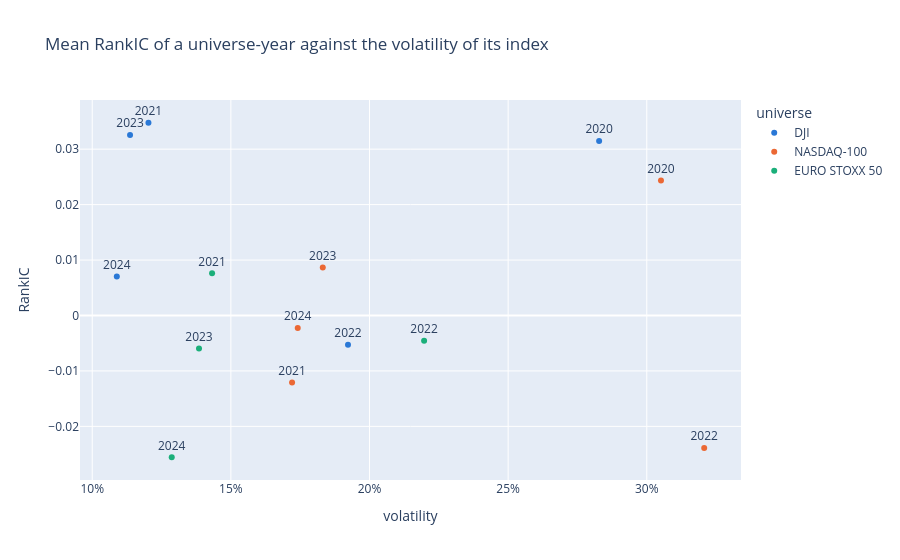

Notebook code cell kept with this figure:
### Markdown cell above
## 1. Predictive skill per year and regime

Mean test RankIC per model and year (over universes and seeds), the same per regime, and the share of runs with a positive RankIC in each regime. The scatter puts each universe-year's mean RankIC (over models and seeds) against the volatility of its index.

### Code cell
by_year = runs.pivot_table(index="model", columns="test_year", values="RankIC", aggfunc="mean").reindex(MODELS)
display(by_year.style.format("{:+.4f}").background_gradient(cmap="RdBu", vmin=-0.04, vmax=0.04, axis=None))
regime = (runs.groupby(["model", "regime"])["RankIC"]
          .agg(mean="mean", positive=lambda s: (s > 0).mean(), runs="size").unstack("regime").reindex(MODELS))
display(regime)
cells = runs.groupby(["universe", "test_year"])["RankIC"].mean().reset_index().merge(volatility, on=["universe", "test_year"])
cells["universe"] = cells["universe"].map(UNIVERSE_NAMES)
fig = px.scatter(cells, x="volatility", y="RankIC", color="universe", text="test_year",
                 color_discrete_sequence=viz.THEMES[False]["series"], title="Mean RankIC of a universe-year against the volatility of its index")
fig.update_traces(textposition="top center")
fig.update_xaxes(tickformat=".0%")
fig.show()

### Figure 1 — Plotly figure (JSON) as saved in the notebook; plotly's stock layout.template omitted (floating-point values rounded to 4 significant figures)
{"data": [{"hovertemplate": "universe=DJI<br>volatility=%{x}<br>RankIC=%{y}<br>test_year=%{text}<extra></extra>", "legendgroup": "DJI", "marker": {"color": "#2a78d6", "symbol": "circle"}, "mode": "markers+text", "name": "DJI", "orientation": "v", "showlegend": true, "text": [2020.0, 2021.0, 2022.0, 2023.0, 2024.0], "textposition": "top center", "type": "scatter", "x": [0.2828, 0.1203, 0.1922, 0.1136, 0.1089], "xaxis": "x", "y": [0.03149, 0.03477, -0.005257, 0.03256, 0.007014], "yaxis": "y"}, {"hovertemplate": "universe=NASDAQ-100<br>volatility=%{x}<br>RankIC=%{y}<br>test_year=%{text}<extra></extra>", "legendgroup": "NASDAQ-100", "marker": {"color": "#eb6834", "symbol": "circle"}, "mode": "markers+text", "name": "NASDAQ-100", "orientation": "v", "showlegend": true, "text": [2020.0, 2021.0, 2022.0, 2023.0, 2024.0], "textposition": "top center", "type": "scatter", "x": [0.3051, 0.1721, 0.3207, 0.1831, 0.1741], "xaxis": "x", "y": [0.02435, -0.01209, -0.02389, 0.008651, -0.00225], "yaxis": "y"}, {"hovertemplate": "universe=EURO STOXX 50<br>volatility=%{x}<br>RankIC=%{y}<br>test_year=%{text}<extra></extra>", "legendgroup": "EURO STOXX 50", "marker": {"color": "#1baf7a", "symbol": "circle"}, "mode": "markers+text", "name": "EURO STOXX 50", "orientation": "v", "showlegend": true, "text": [2021.0, 2022.0, 2023.0, 2024.0], "textposition": "top center", "type": "scatter", "x": [0.1432, 0.2197, 0.1385, 0.1287], "xaxis": "x", "y": [0.007605, -0.004579, -0.005945, -0.02557], "yaxis": "y"}], "layout": {"legend": {"title": {"text": "universe"}, "tracegroupgap": 0}, "title": {"text": "Mean RankIC of a universe-year against the volatility of its index"}, "xaxis": {"anchor": "y", "domain": [0.0, 1.0], "tickformat": ".0%", "title": {"text": "volatility"}}, "yaxis": {"anchor": "x", "domain": [0.0, 1.0], "title": {"text": "RankIC"}}}}
